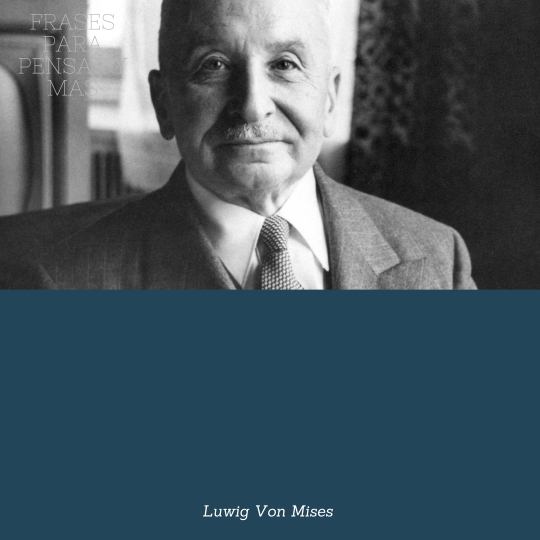
#> input picture python/scripts/afegir text en una imatge/Frases Ludwig Von Mises.png, 1080 x 1080 px (shown at 1/2 size)
$ python draw_multiple_line_text.py
#> lines starting #> are read from the running program, lines starting #| are printed output that depends on the picture
from PIL import Image, ImageDraw, ImageFont
import textwrap

def draw_multiple_line_text(image, text, font, text_color, text_start_height):
    '''
    From unutbu on [python PIL draw multiline text on image](https://stackoverflow.com/a/7698300/395857)
    '''
    draw = ImageDraw.Draw(image)
    image_width, image_height = image.size
    y_text = text_start_height
    lines = textwrap.wrap(text, width=40)
    for line in lines:
        line_width, line_height = font.getsize(line)
        draw.text(((image_width - line_width) / 2, y_text),
                  line, font=font, fill=text_color)
        y_text += line_height

backgroundImage = "Frases Ludwig Von Mises.png"

def main():
    '''
    Testing draw_multiple_line_text
    '''
    #image_width
    #image = Image.new('RGB', (800, 600), color = (0, 0, 0))
    image = Image.open(backgroundImage)
#> image is the input picture: PIL image 1080x1080 RGBA; mean R, G, B, A 70.4, 86.6, 95.8, 255
    fontsize = 40  # starting font size
    # font = ImageFont.truetype("arial.ttf", fontsize)
    # font = ImageFont.load_default()
    font = ImageFont.truetype("/usr/share/fonts/truetype/freefont/FreeMono.ttf", fontsize)
    # font = ImageFont.truetype("/usr/share/fonts/truetype/freefont/FreeSerif.ttf", fontsize)
    # font = ImageFont.truetype("/usr/share/fonts/truetype/freefont/FreeSans.ttf", fontsize)

    text1 = "I try to add text at the bottom of image and actually I've done it, but in case of my text is longer then image width it is cut from both sides, to simplify I would like text to be in multiple lines if it is longer than image width."
    text2 = "You could use textwrap.wrap to break text into a list of strings, each at most width characters long"

    text_color = (200, 200, 200)
    text_start_height = 600
    draw_multiple_line_text(image, text1, font, text_color, text_start_height)
#> after the loop in draw_multiple_line_text, `for line in lines:`: y_text = 834
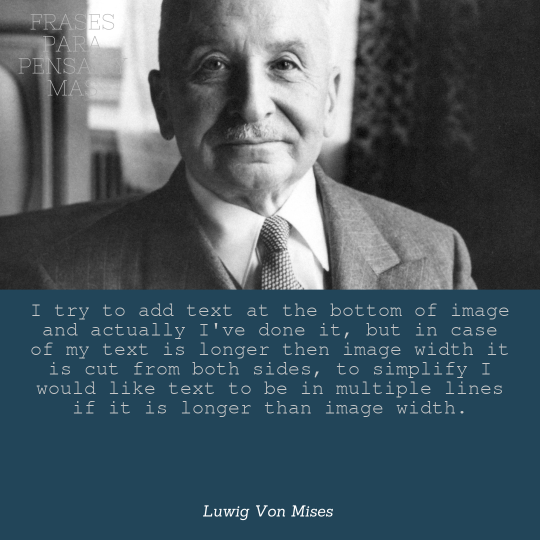
#> image: PIL image 1080x1080 RGBA (shown at 1/2 size); mean R, G, B, A 73, 88.6, 97.6, 255
    # draw_multiple_line_text(image, text2, font, text_color, 400)
    image.save('pil_text.png')

if __name__ == "__main__":
    main()
    #cProfile.run('main()') # if you want to do some profiling
